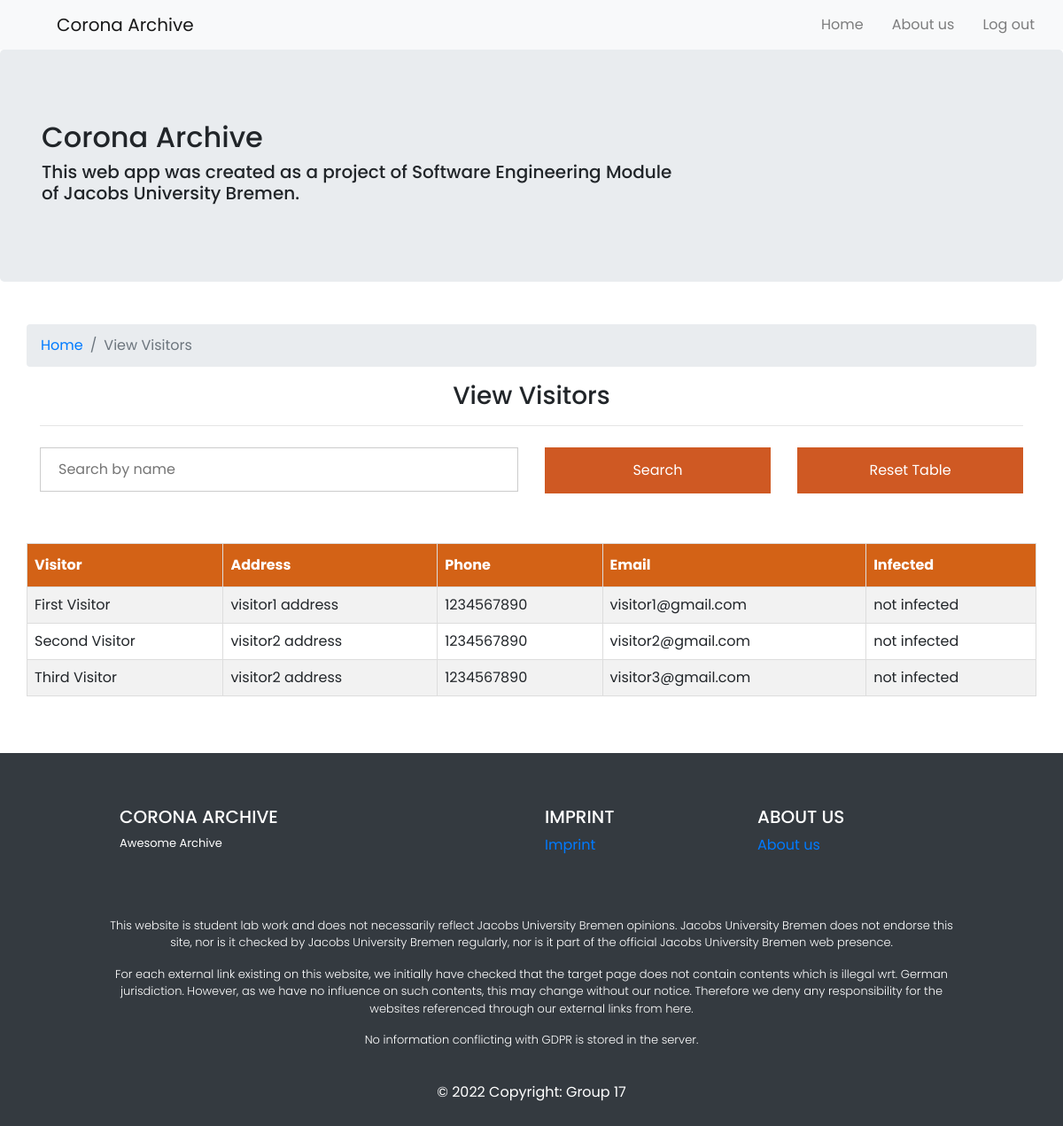
The app's page /paths/agency/agency_visitor.php (signed in) with its own data.
### tables this page shows
CREATE TABLE Visitor (
    visitor_id INT PRIMARY KEY AUTO_INCREMENT,
    visitor_name CHAR(30) NOT NULL,
    visitor_address CHAR(100) NOT NULL,
    visitor_phone CHAR(30) NOT NULL,
    visitor_email CHAR(30) UNIQUE NOT NULL,
    visitor_password CHAR(250) NOT NULL,
    device_ID CHAR(100) UNIQUE,
    infected TINYINT
);

### paths/agency/agency_visitor.php (the view, shortened to what this page needs)
<!DOCTYPE html>
<html>
<head>
    <link rel="stylesheet" href="/assets/css/table.css">
    <link rel="stylesheet" type="text/css" href="/assets/css/bootstrap.min.css">
    <link rel="stylesheet" type="text/css" href="/assets/css/stylesheet.css">
    <link rel="stylesheet" type="text/css" href="/assets/css/style.css">
    <link rel="stylesheet" type="text/css" href="http://cdn.leafletjs.com/leaflet/v0.7.7/leaflet.css" />
</head>
<body>
    <?php
    require_once "../auth/config.php";
    $result = "SELECT * FROM Visitor ";
    $query = mysqli_query($link, $result);
    ?>
    <?php
    include "../layout/header.php";
    ?>
    <header class="jumbotron">
        <div class="container">
            <div class="row row-header">
                <div class="col-12 col-sm-8">
                    <h2>Corona Archive
                    </h2>
                    <h5>This web app was created as a project of Software Engineering Module of Jacobs University Bremen.</h5>
                </div>
            </div>
        </div>
    </header>
    <div class="container">
        <div class="row">
            <ol class="col-12 breadcrumb">
                <li class="breadcrumb-item"><a href="/paths/agency/agency_dashboard.php">Home</a></li>
                <li class="breadcrumb-item active">View Visitors</li>
            </ol>
            <div class="col-12">
                <h3>View Visitors</h3>
                <hr>
            </div>
        </div>
        <form method="POST">
            <div class="row row-content">
                <div class="col-6">
                    <input type="text" id="searchuser" name="searchuser" placeholder="Search by name">
                </div>
                <div class="col-3">
                    <input type="submit" value="Search" id="searchinput" name="submitbtn">
                </div>
                <div class="col-3">
                    <input type="submit" value="Reset Table" id="searchinput" name="resetbtn">
                </div>
            </div>
        </form>
        <div class="row row-content my-5">
            <table id="entity_table">
                <tr>
                    <th>Visitor</th>
                    <th>Address</th>
                    <th>Phone</th>
                    <th>Email</th>
                    <th>Infected</th>
                </tr>
                <?php while ($array = mysqli_fetch_array($query)) { ?>
                    <tr>
                        <td> <?php echo $array["visitor_name"]; ?> </td>
                        <td> <?php echo $array["visitor_address"]; ?> </td>
                        <td> <?php echo $array["visitor_phone"]; ?> </td>
                        <td> <?php echo $array["visitor_email"]; ?> </td>
                        <td> <?php if ($array["infected"] == 1) {
                                    echo "infected";
                                } else {
                                    echo "not infected";
                                }; ?></td>
                    </tr>
                <?php } ?>
            </table>
        </div>
    </div>
    <?php
    include  "../layout/footer.php";
    ?>
</body>
</html>

### assets/css/table.css (style rules this page uses)
* { margin: 0; padding: 0; }
#entity_table { font-family: Arial, Helvetica, sans-serif; border-collapse: collapse; width: 100%; }
#entity_table td, #entity_table th { border: 1px solid #ddd; padding: 8px; }
#entity_table tr:nth-child(even) { background-color: #f2f2f2; }
#entity_table th { padding-top: 12px; padding-bottom: 12px; text-align: left; background-color: #d36216; color: white; }
input[type=text], input[type=password] { width: 100%; padding: 12px 20px; margin: 8px 0; display: inline-block; border: 1px solid #ccc; box-sizing: border-box; }
input[type=submit] { background-color: #cf5923; color: white; padding: 14px 20px; margin: 8px 0; border: none; cursor: pointer; width: 100%; }
.container { padding: 16px; }
h3 { font-weight: bold; text-align: center; }

### assets/css/stylesheet.css (style rules this page uses)
html, body { height: 100%; margin: 0; padding: 0 }
* { margin: 0; padding: 0; box-sizing: border-box; font-family: "Lato", sans-serif; text-decoration: none; color: unset; }
header { z-index: 1000; }

### assets/css/style.css (style rules this page uses)
* { margin: 0; padding: 0; font-family: "poppins"; }
#entity_table { font-family: Arial, Helvetica, sans-serif; border-collapse: collapse; width: 100%; }
#entity_table td, #entity_table th { border: 1px solid #ddd; padding: 8px; }
#entity_table tr:nth-child(even) { background-color: #f2f2f2; }
#entity_table th { padding-top: 12px; padding-bottom: 12px; text-align: left; background-color: #d36216; color: white; }

### records on screen
visitor: visitor_name "First Visitor", visitor_address "visitor1 address", visitor_phone "1234567890", visitor_email "visitor1@gmail.com", infected "not infected"
visitor: visitor_name "Second Visitor", visitor_address "visitor2 address", visitor_phone "1234567890", visitor_email "visitor2@gmail.com", infected "not infected"
visitor: visitor_name "Third Visitor", visitor_address "visitor2 address", visitor_phone "1234567890", visitor_email "visitor3@gmail.com", infected "not infected"
